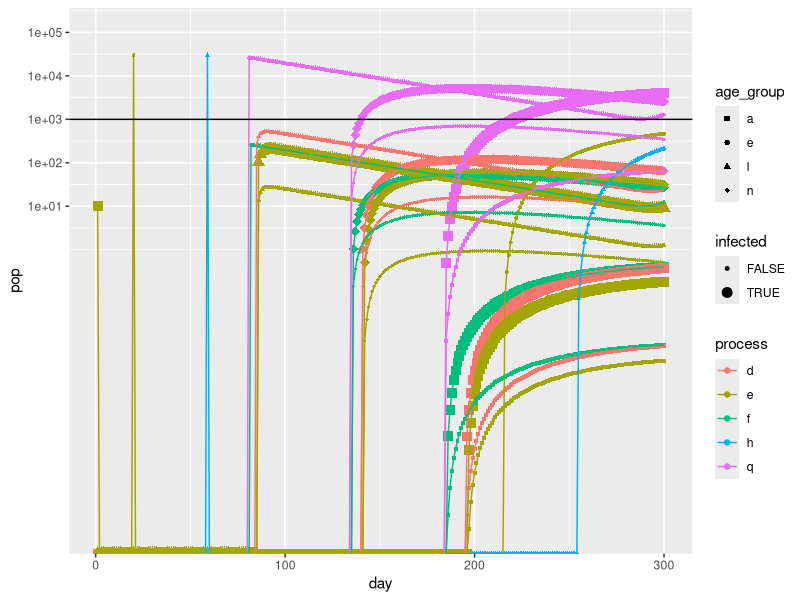

Recreate this plot in R.
## Ixodes population dynamics model
## Dave Allen and Myles Stokowski

library(tidyverse)

# 00
# read inputs 
#host_community <- read_csv('inputs/host_community.csv')
weather <- read_csv('inputs/weather.csv')
# constant temperature for testing
weather <- tibble(tmean = seq(from = 20, to = 20, length.out = 1000), j_day = seq(from = 1, to = 1000))
host_comm <- tibble(
  j_day = rep(1:1000, each=3), 
  host_spp = rep(c('mouse', 'squirrel', 'deer'), 1000), 
  host_den = rep(c(40, 8, 0.25), 1000)) %>% 
  arrange(j_day, host_spp)

# option to run on simple inputs for testing
simple <- FALSE

if (simple) {
  tick_params <- read_csv('inputs/tick_parameters_simple_stable_delay2.csv') # %>% arrange(host_spp)
  tick_funs <- read_csv('inputs/tick_functions_simple_delay.csv')
  life_stages <- read_csv('inputs/tick_stages_simple.csv')[[1]]
} else {
  tick_params <- read_csv('inputs/tick_parameters.csv') %>% 
    arrange(host_spp) # so parameters are in same host_spp order for pairwise vector calculations
  tick_funs <- read_csv('inputs/tick_functions.csv')
  life_stages <- read_csv('inputs/tick_stages.csv')[[1]]
}

# set initial population
initial_population <- runif(length(life_stages), 0, 0)
initial_population[length(initial_population)] <- 10 # start with only one cohort (adults)


# hard code in some values as placeholders until we have nicely formatted inputs
n_host_spp <- 3 # mouse, squirrel, deer
host_spp <- c('mouse', 'squirrel', 'deer')
host_den <- c(40, 8, 0.25)
l_pref <- c(1, 0.75, 0.25)
n_pref <- c(1, 1, 0.25)
a_pref <- c(0, 0, 1)
l_feed_success <- c(0.49, 0.17, 0.49)
n_feed_success <- c(0.49, 0.17, 0.49)
a_feed_success <- c(0, 0, 0.49)
host_rc <- c(0.92, 0.147, 0.046)

# At each time step, how many time steps should we look into the future to see if any
# ticks emerge from a time delay? This value is a somewhat arbitrarily high constant.
max_delay <- 300


# 01 functions to grab the predictors that determine the transition probabiltiies at a given time

# extract temperature from input data at time time 
get_temp <- function(time) {
  weather %>%
    filter(j_day %in% time) %>%
    pull(tmean)
}

# extract vapour-pressure deficit from input data at time time 
get_vpd <- function(time) {
  weather %>% 
    filter(j_day %in% time) %>%
    pull(vpdmean)
} 

get_host_den <- function(time) {
  host_comm %>%
    filter(j_day %in% time) %>%
    pull(host_den)
}

# Return a vector of a predictor at time time. The vector's length is based on whether the transition is_delay.
get_pred <- function(time, pred, is_delay) {
  
  # if is_delay, we want a long vector so the cumsum will reach 1
  # otherwise, we want a vector of length 1
  if (is_delay) {time <- time:(time + max_delay)}
  
  if (is.na(pred)) {
    return(NULL)
  } else if (pred == "temp") {
    return(get_temp(time))
  } else if (pred == "vpd") {
    return(get_vpd(time))
  } else if (pred == "host_den") {
    return(get_host_den(time))
  } else if (pred == "sum(host_den * l_pref)") {
    return(sum(host_den * l_pref))
  } else if (pred == "sum(host_den * n_pref)") {
    return(sum(host_den * n_pref)) 
  } else if (pred == "sum(host_den * a_pref)") {
    return(sum(host_den * a_pref))
  } else {
    print("error: couldn't match pred")
  }
}

# vector subset: return a subset of named vector v where the names are in sub_names
v_sub <- function(v, sub_names) subset(v, names(v) %in% sub_names)

# 02 functional forms for transition probabilities

expo_fun <- function(x, y, p) ifelse(x>0,p['a']*x^p['b'],0)
briere_fun <- function(x, y, p) ifelse(x>p['tmin'] & x<p['tmax'],p['q']*x*(x-p['tmin'])*sqrt(p['tmax']-x),0) # https://doi.org/10.7554/eLife.58511
constant_fun <- function(x, y, p) p['a'] 
binomial_fun <- function(x, y, p) 1-(1-p['a'])^x

# engorge_uninfected_fun <- function(x, y, p) sum((1 - v_sub(p, 'host_rc')) * (v_sub(p, 'feed_success') * ((x * v_sub(p, 'pref')) / sum(x * v_sub(p, 'pref'))))) # x is host_den
# engorge_infect_fun <- function(x, y, p) sum(abs(ifelse(p['infect'], 0, 1) - v_sub(p, 'host_rc')) * 
#                                               (v_sub(p, 'feed_success') * ((x * v_sub(p, 'pref')) / sum(x * v_sub(p, 'pref'))))) 

feed_fun <- function(x, y, p) sum(x * v_sub(p, 'pref'))

engorge_fun <- function(x, y, p) sum(ifelse(rep(p['from_infected'], n_host_spp), 1, abs(ifelse(p['to_infected'], 0, 1) - v_sub(p, 'host_rc'))) * 
                                       (v_sub(p, 'feed_success') * ((x * v_sub(p, 'pref')) / sum(x * v_sub(p, 'pref')))))


# x is the terms to be multiplied together in numerator, y is terms in denominator
# .33333333 is a (messy) way of dividing numerator by sum(.33 + .33 + .33) == 1
# probability_fun <- function(x, y = .3333333333333, p) sum(vec_prod(x))/sum(vec_prod(y)) 

# multiply a list of vectors of same length together using the * operator
# this allows us to use the * on an arbitrary numnber of vectors (rather than just 2)
# vec_prod <- function(vec_list, iter = c(1,1,1)) {
#   
#   if (length(vec_list) == 1) {
#     return(vec_list[[1]] * iter)
#   }
#   
#   vec_prod(vec_list[2:length(vec_list)], vec_list[[1]] * iter)
# }

# 03
# functions that calculate individual transition probabilities for advancing to consecutive life stage

# this generic function will pull out the functional form and parameters needed to make the transition function, 
# then evaluate it using supplied predictors (pred1, pred2) like temperature or some host community metric
get_transition_val <- function(which_from, which_to, pred1 = NULL, pred2 = NULL, functions = tick_funs, parameters = tick_params) {
  
  # this is problematic if we have multiple functions with the same from and to,
  # because it will always get() the first function 
  f <- functions %>%
    filter(from == which_from, to == which_to) %>%
    pull(transition_fun) %>%
    get()
  
  # I think parameter handling can still happen this way with multiple
  # functions with the same from and to, becuase parameters are selected by
  # name. Just CANNOT have parameters with same name for different functions
  # that with same from and to
  params <- parameters %>%
    filter(from == which_from, to == which_to) %>%
    pull(param_value)
  
  names(params) <- parameters %>%
    filter(from == which_from, to == which_to) %>%
    pull(param_name)
  
  # f(x = pred1, y = pred2, p = params, h = host_community) %>% unname()
  f(x = pred1, y = pred2, p = params) %>% unname()
}

# alternative approach that takes an entire transition row, which is a workaround for 
# having multiple rows with the same 'from' and 'to'
# transition_row: a row from the tick_funs tibble
get_transition_val2 <- function(time, transition_row, parameters = tick_params) {
  
  f <- transition_row[['transition_fun']] %>% get()
  
  params <- parameters %>%
    filter(from == transition_row[['from']], to == transition_row[['to']]) %>%
    pull(param_value)
  
  names(params) <- parameters %>%
    filter(from == transition_row[['from']], to == transition_row[['to']]) %>%
    pull(param_name)
  
  f(x = get_pred(time, transition_row[['pred1']], transition_row[['delay']]), 
    y = get_pred(time, transition_row[['pred2']], transition_row[['delay']]),
    p = params) %>% unname()
}

# 04
# at each step, we generate a new transition matrix whose transition probabilities
# are based on the input data (weather, host_community) at that time 
# Myles note: I think all the transitions we're handling this way are questing -> feeding
gen_trans_matrix <- function(time) {
  
  # get the parameters 
  #temp = get_temp(time)
  #vpd = get_vpd(time)
  
  # initialize the transition matrix with zeros
  n_life_stages <- length(life_stages)
  trans_matrix <- matrix(0, ncol = n_life_stages, nrow = n_life_stages, 
                         dimnames = list(life_stages, life_stages))
  
  transitions <- tick_funs %>% 
    filter(delay == 0,
           from %in% life_stages, # need until all tick_funs lines are to and from life stage names (or m)
           to %in% life_stages,  # exclude mortality
           is.na(todo))          
  
  mort <- tick_funs %>%
    filter(delay == 0, 
           from %in% life_stages,
           to == 'm',
           is.na(todo))
  

  if (nrow(transitions) > 0) {
    for (t in seq_len(nrow(transitions))) {
      from <- transitions[t,]$from
      to <- transitions[t,]$to
      # If there are multiple lines in the tick_funs input for a given transition, we take the product
      # of these probabilities. Currently, this applies to the questing to feeding transitions, which are 
      # the product of P(active questing) and P(host finding). Not sure if we want to implement something
      # similar for delay transition 
      trans_matrix[from, to] <- ifelse((trans_matrix[from, to] == 0), 1, trans_matrix[from, to]) * 
        get_transition_val2(time, transition_row = transitions[t,]) * transitions[t,]$fecundity
      
      # pretty printing of trans_matrix
      # print(ifelse(trans_matrix == 0, ".", trans_matrix %>% as.character() %>% substr(0, 4)), quote = FALSE)
    }
  }
  
  # just turning this off for now for the simple run
  if (!simple)
  {
    # TODO!!! these should be implemented as time delay
    # density dependent feeding success? Yikes, will need to track how many of each life stage on each host every day?????
    # for now ignore density dependent feeding success
    # Myles note: not sure how to implement time delay here. What's different here is that one class goes to multiple, 
    # and the transition probability is not only describing the chance of advancing to next stage, but also the 
    # relative number of feeding ticks that become either infected or uninfected.
    # Idea: maybe we have to split up the processes of becoming infected (interpret this is a probability) and 
    # becoming engorged (interpret this as a time delay) 
    
  
    #trans_matrix['fl', 'eul'] <- sum((1-host_rc) * (l_feed_success * ( (host_den * l_pref)/sum(host_den * l_pref))))
    # trans_matrix['fl', 'eul'] <- sum(vec_prod(list((1 - host_rc), l_feed_success, host_den, l_pref))) / sum(vec_prod(list(host_den, l_pref)))
    #trans_matrix['fl', 'eil'] <- sum(host_rc* (l_feed_success * ( (host_den * l_pref)/sum(host_den * l_pref))))
    #trans_matrix['fl', 'fl'] <- 1 - trans_matrix['fl', 'eul'] - trans_matrix['fl', 'eil'] - get_transition_val2(time, filter(tick_funs, from == 'fl', to == 'm'))
    
    
    # trans_matrix['fun', 'eun'] <- sum((1-host_rc) * (n_feed_success * ((host_den * n_pref)/sum(host_den * n_pref))))
    # trans_matrix['fun', 'ein'] <- sum(host_rc * (n_feed_success * ((host_den * n_pref)/sum(host_den * n_pref))))
    #trans_matrix['fun', 'fun'] <- 1 - trans_matrix['fun', 'eun'] - trans_matrix['fun', 'ein'] - get_transition_val2(time, filter(tick_funs, from == 'fun', to == 'm'))
    #trans_matrix['fin', 'ein'] <- sum(n_feed_success * ((host_den * n_pref)/sum(host_den * n_pref)))
    #trans_matrix['fin', 'fin'] <- 1 - trans_matrix['fin', 'ein'] - get_transition_val2(time, filter(tick_funs, from == 'fin', to == 'm'))
    
    # TODO should we do just reproductive adults, or split into eua/eia?
    # trans_matrix['fua', 'eua'] <- sum((1-host_rc) * (a_feed_success * ( (host_den * a_pref)/sum(host_den * a_pref))))
    # trans_matrix['fua', 'eia'] <- sum(host_rc* (a_feed_success * ( (host_den * a_pref)/sum(host_den * a_pref))))
    # trans_matrix['fua', 'fua'] <- 1 - trans_matrix['fua', 'eua'] - trans_matrix['fua', 'eia'] - get_transition_val2(time, filter(tick_funs, from == 'fua', to == 'm')
    # trans_matrix['fua', 'ra'] <- sum(a_feed_success * ((host_den * a_pref)/sum(host_den * a_pref)))
    # trans_matrix['fua', 'fua'] <- 1 - trans_matrix['fua', 'ra'] - get_transition_val2(time, filter(tick_funs, from == 'fua', to == 'm'))
    # trans_matrix['fia', 'eia'] <- sum(a_feed_success * ((host_den * a_pref)/sum(host_den * a_pref)))
    # trans_matrix['fia', 'fia'] <- 1 - trans_matrix['fia', 'eia'] - get_transition_val2(time, filter(tick_funs, from == 'fia', to == 'm'))
    # trans_matrix['fia', 'ra'] <- sum(a_feed_success * ((host_den * a_pref)/sum(host_den * a_pref)))
    # trans_matrix['fia', 'fia'] <- 1 - trans_matrix['fia', 'ra'] - get_transition_val2(time, filter(tick_funs, from == 'fia', to == 'm'))
  }
  
  if (nrow(mort) > 0) {
    for (m in seq_len(nrow(mort))) {
      from_val <- mort[m,]$from
      # TODO temporary fix: fecundity is a multi-element vector if there are multiple (non-mort) 
      # transitions for the same "from". I think these should be all have the same fecundity, 
      # for now we'll just assume that is true and use the first one
      fecundity <- transitions %>% filter(from == from_val, to != 'm') %>% pull(fecundity) %>% .[1]
      trans_matrix[from_val, from_val] <- fecundity - sum(trans_matrix[from_val,]) - get_transition_val2(time, mort[m,])
    }
  }
  
  return(trans_matrix)
}

# based on the current time, delay_mat and N (population matrix), return a delay_mat for the next time step
update_delay_mat <- function(time, delay_mat, N) {
  
  transitions <- tick_funs %>% filter(delay == 1,
                                      is.na(todo), 
                                      from %in% life_stages,
                                      to %in% life_stages)
                                      
  
  for (t in seq_len(nrow(transitions))) {
    from_val <- transitions[t,]$from
    to <- transitions[t,]$to
    
    pred1 <- get_pred(time, transitions[t,]$pred1, transitions[t,]$delay)
    pred2 <- get_pred(time, transitions[t,]$pred2, transitions[t,]$delay)
    
    # calculate transition
    val <- get_transition_val2(time, transitions[t,])
    
    # constant function returns a single value, 
    # we need a vector with many entries for the cumsum
    if (length(val) == 1) {
      # we add 1 for consistency with output vector length from non-constant fxns
      # which is determined by time:(time + max_delay) in get_pred()
      val <- rep(val, max_delay + 1) 
    } 
    
    days <- cumsum(val) > 1
    
    if (TRUE %in% days) {
      days_to_next <- min(which(days))
      # I think this is a fix if mortality is not constant
      if (length(pred1))
      {
        daily_survival <- 1 - get_transition_val(from_val, 'm', pred1[1:days_to_next], pred2[1:days_to_next])
        surv_to_next <- prod(daily_survival)
      } else {  
        surv_to_next <- (1 - get_transition_val2(time, filter(tick_funs, from == from_val, to == 'm'))) ^ days_to_next
      }
      delay_mat[to, time + days_to_next] <- delay_mat[to, time + days_to_next] + 
        N[from_val, time] * surv_to_next * transitions[t, 'fecundity'][[1]]
    }
  }
  return(delay_mat)
}

# 05 iteratively run model for steps iterations, starting with initial_population
run <- function(steps, initial_population) {
  
  # initialize a delay matrix of all zeros
  delay_mat <- matrix(nrow = length(life_stages), ncol = steps + max_delay, data = 0)
  rownames(delay_mat) <- life_stages
  
  # host community array, hard coding three tick life stages
  # this keeps track of the number of ticks of each life stage on the average host of each host spp on each day
  hc_array <- array(dim = c(3, n_host_spp, steps + max_delay), 
                    data = 0, 
                    dimnames = list(c('l','n','a'), host_spp, NULL)) 
  
  # intialize a population matrix with initial_population
  N <- matrix(nrow = length(life_stages), ncol = steps, data = 0)
  N[,1] <- initial_population 
  rownames(N) <- life_stages
  
  # at each time step:
  # (1) generate a new trans_matrix based on conditions at "time"
  # (2) update the delay_mat based on conditions at "time" 
  # (3) update the population matrix "N" for "time + 1"
  
  
  # at each time step
  for (time in 1:(steps - 1)) {
    
    # calculate transition probabilities
    trans_matrix <- gen_trans_matrix(time)
    
    # calculate the number of ticks entering delayed development
    delay_mat <- update_delay_mat(time, delay_mat, N)
    
    # calculate the number of ticks at the next time step, which is 
    # current population * transition probabilities + ticks emerging from delayed development
    N[, time + 1] <- N[, time] %*% trans_matrix + delay_mat[, time + 1]
  }
  
  # the population matrix N and delay_mat are local variables
  # we return them here after running "steps" times
  return(list(N, delay_mat))
}

# run the model and extract the output population matrix and delay_matrix
out <- run(steps=300, initial_population)
out_N <- out[[1]]
out_delay_mat <- out[[2]]

# inspect the outputs
# out_N[,1:50]
# out_delay_mat[,1:50]

# convert output population matrix to a friendly format for graphing
out_N_df <- out_N %>% t() %>% as.data.frame() %>% mutate(day = row_number()) %>% 
  pivot_longer(-c(day), names_to = 'stage', values_to = 'pop') %>%
  mutate(age_group = substr(stage, str_length(stage), str_length(stage)),
         sub_stage = substr(stage, 0, str_length(stage) - 1),
         process = substr(stage, 0, 1),
         infected = grepl("i", stage, fixed = TRUE))
  #filter(stage %in% c('ql', 'fl', 'hl'))

# graph population over time
ggplot(out_N_df, aes(x = day, y = pop, color = process, shape = age_group, group = stage)) + 
  geom_point(aes(size = infected)) + # , position = 'jitter') + 
  scale_size_manual(values = c(1, 3)) + 
  scale_shape_manual(values = c(15:18)) + 
  geom_line() + 
  #ylim(0,1e+05) + 
  #xlim(0, 350) + 
  scale_y_log10(limits = c(-1, 1e+05), breaks = c(10, 100, 1000, 10000, 100000)) + 
  geom_hline(yintercept = 1000)
